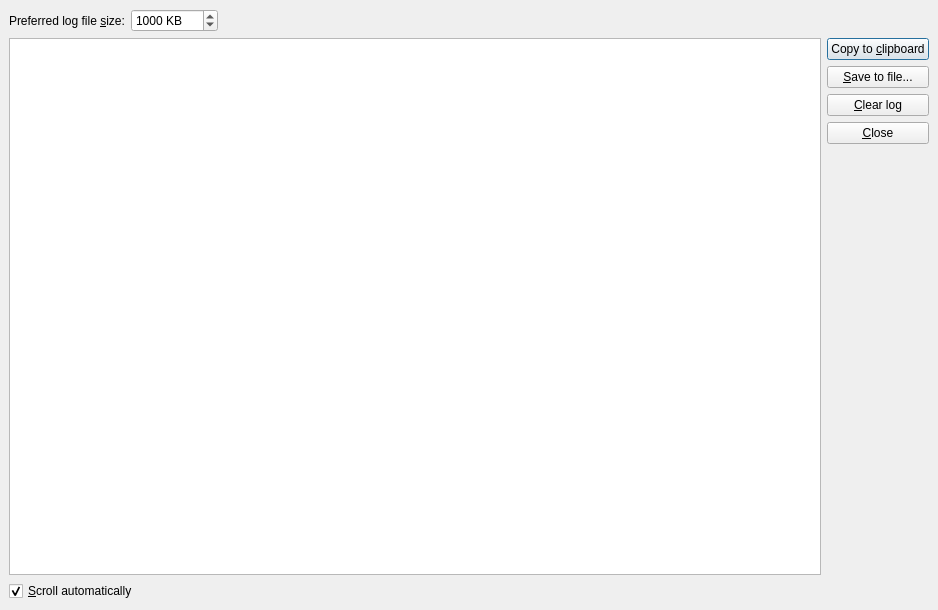
<ui version="4.0" >
 <author></author>
 <comment></comment>
 <exportmacro></exportmacro>
 <class>LogViewer</class>
 <widget class="QDialog" name="LogViewer" >
  <property name="geometry" >
   <rect>
    <x>0</x>
    <y>0</y>
    <width>938</width>
    <height>610</height>
   </rect>
  </property>
  <property name="windowTitle" >
   <string>neteK log</string>
  </property>
  <layout class="QVBoxLayout" >
   <property name="margin" >
    <number>9</number>
   </property>
   <property name="spacing" >
    <number>6</number>
   </property>
   <item>
    <layout class="QHBoxLayout" >
     <property name="margin" >
      <number>0</number>
     </property>
     <property name="spacing" >
      <number>6</number>
     </property>
     <item>
      <widget class="QLabel" name="label" >
       <property name="text" >
        <string>Preferred log file &amp;size:</string>
       </property>
       <property name="textFormat" >
        <enum>Qt::AutoText</enum>
       </property>
       <property name="buddy" >
        <cstring>logKBytes</cstring>
       </property>
      </widget>
     </item>
     <item>
      <widget class="QSpinBox" name="logKBytes" >
       <property name="suffix" >
        <string> KB</string>
       </property>
       <property name="maximum" >
        <number>999999999</number>
       </property>
       <property name="minimum" >
        <number>0</number>
       </property>
       <property name="singleStep" >
        <number>1000</number>
       </property>
       <property name="value" >
        <number>1000</number>
       </property>
      </widget>
     </item>
     <item>
      <spacer>
       <property name="orientation" >
        <enum>Qt::Horizontal</enum>
       </property>
       <property name="sizeHint" >
        <size>
         <width>40</width>
         <height>20</height>
        </size>
       </property>
      </spacer>
     </item>
    </layout>
   </item>
   <item>
    <layout class="QHBoxLayout" >
     <property name="margin" >
      <number>0</number>
     </property>
     <property name="spacing" >
      <number>6</number>
     </property>
     <item>
      <layout class="QVBoxLayout" >
       <property name="margin" >
        <number>0</number>
       </property>
       <property name="spacing" >
        <number>6</number>
       </property>
       <item>
        <widget class="QTextEdit" name="logText" >
         <property name="font" >
          <font>
           <family>Monospace</family>
           <pointsize>9</pointsize>
           <weight>50</weight>
           <italic>false</italic>
           <bold>false</bold>
           <underline>false</underline>
           <strikeout>false</strikeout>
          </font>
         </property>
         <property name="undoRedoEnabled" >
          <bool>false</bool>
         </property>
         <property name="lineWrapMode" >
          <enum>QTextEdit::NoWrap</enum>
         </property>
         <property name="readOnly" >
          <bool>true</bool>
         </property>
         <property name="acceptRichText" >
          <bool>false</bool>
         </property>
        </widget>
       </item>
       <item>
        <widget class="QCheckBox" name="autoScroll" >
         <property name="text" >
          <string>&amp;Scroll automatically</string>
         </property>
         <property name="checked" >
          <bool>true</bool>
         </property>
        </widget>
       </item>
      </layout>
     </item>
     <item>
      <layout class="QVBoxLayout" >
       <property name="margin" >
        <number>0</number>
       </property>
       <property name="spacing" >
        <number>6</number>
       </property>
       <item>
        <widget class="QPushButton" name="copyToClipboard" >
         <property name="text" >
          <string>Copy to &amp;clipboard</string>
         </property>
        </widget>
       </item>
       <item>
        <widget class="QPushButton" name="saveToFile" >
         <property name="text" >
          <string>&amp;Save to file...</string>
         </property>
        </widget>
       </item>
       <item>
        <widget class="QPushButton" name="clearLog" >
         <property name="text" >
          <string>&amp;Clear log</string>
         </property>
        </widget>
       </item>
       <item>
        <widget class="QPushButton" name="close" >
         <property name="text" >
          <string>&amp;Close</string>
         </property>
        </widget>
       </item>
       <item>
        <spacer>
         <property name="orientation" >
          <enum>Qt::Vertical</enum>
         </property>
         <property name="sizeHint" >
          <size>
           <width>20</width>
           <height>40</height>
          </size>
         </property>
        </spacer>
       </item>
      </layout>
     </item>
    </layout>
   </item>
  </layout>
 </widget>
 <pixmapfunction></pixmapfunction>
 <tabstops>
  <tabstop>logKBytes</tabstop>
  <tabstop>logText</tabstop>
  <tabstop>autoScroll</tabstop>
  <tabstop>copyToClipboard</tabstop>
  <tabstop>saveToFile</tabstop>
  <tabstop>close</tabstop>
 </tabstops>
 <resources/>
 <connections/>
</ui>
